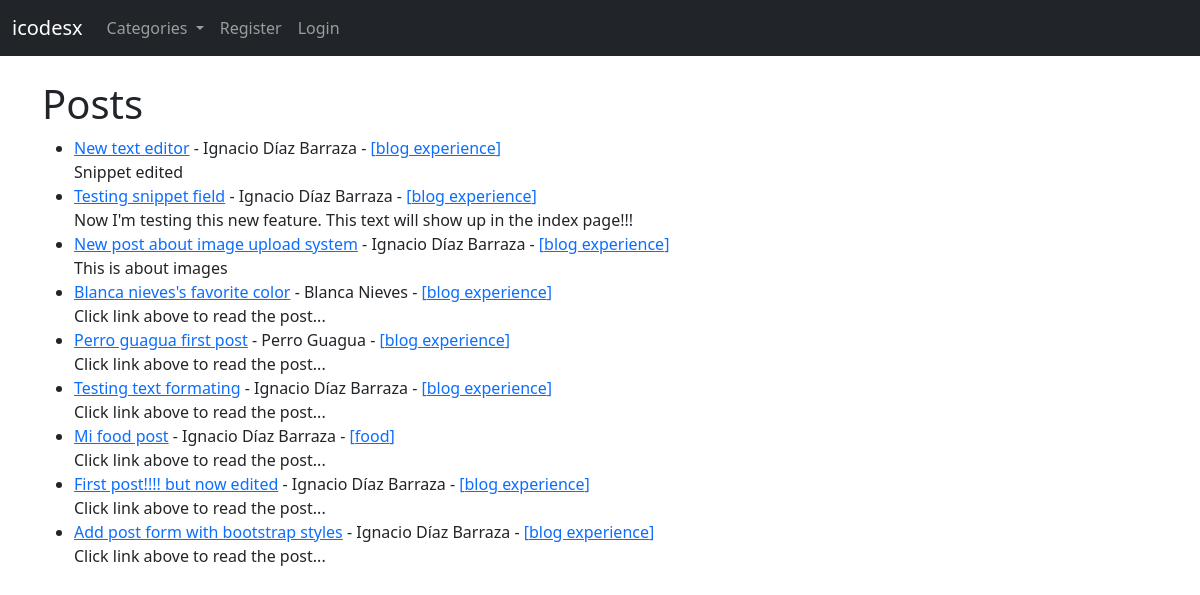
The page / on the database its author committed.
### blogapp/models.py (models this page shows, shortened)
class Post(models.Model):
    title = models.CharField(max_length=255)
    header_image = models.ImageField(
        null=True, blank=True, upload_to='images/')
    title_tag = models.CharField(max_length=255)
    author = models.ForeignKey(User, on_delete=models.CASCADE)
    body = RichTextField(blank=True, null=True)
    post_date = models.DateField(auto_now_add=True)
    category = models.CharField(max_length=255, default='Blog experience')
    snippet = models.CharField(max_length=255)
    likes = models.ManyToManyField(User, related_name='blog_posts')

### blogapp/views.py (the view)
# urls.py: path('', IndexView.as_view(), name='index'),
class IndexView(ListView):
    model = Post
    template_name = 'index.html'
    ordering = ['-post_date']
    def get_context_data(self, *args, **kwargs):
        cat_menu = Category.objects.all()
        context = super(IndexView, self).get_context_data(*args, **kwargs)
        context['cat_menu'] = cat_menu
        return context

### blogapp/models.py (called while the page is built)
    def __str__(self):
        return self.name

### blogapp/templates/index.html (shortened to what this page needs)
{% extends 'base.html' %}
{% block content %}
    <h1>Posts</h1>
    <ul>
    {% for post in object_list %}
        <li>
            <a href="{% url 'post' post.pk %}">{{ post.title }}</a> -
            {{ post.author.first_name }} {{ post.author.last_name }} -
            <a href="{% url 'category' post.category|slugify %}">[{{ post.category }}]</a>
            <br>
            {{ post.snippet }}
        </li>
    {% endfor %}
    </ul>
{% endblock %}

### rows shown on the page
Post: title "New text editor", author.first_name "Ignacio", author.last_name "Díaz Barraza", category "blog experience", snippet "Snippet edited"
Post: title "Testing snippet field", author.first_name "Ignacio", author.last_name "Díaz Barraza", category "blog experience", snippet "Now I'm testing this new feature. This text will show up in the index page!!!"
Post: title "New post about image upload system", author.first_name "Ignacio", author.last_name "Díaz Barraza", category "blog experience", snippet "This is about images"
Post: title "Blanca nieves's favorite color", author.first_name "Blanca", author.last_name "Nieves", category "blog experience", snippet "Click link above to read the post..."
Post: title "Perro guagua first post", author.first_name "Perro", author.last_name "Guagua", category "blog experience", snippet "Click link above to read the post..."
Post: title "Testing text formating", author.first_name "Ignacio", author.last_name "Díaz Barraza", category "blog experience", snippet "Click link above to read the post..."
Post: title "Mi food post", author.first_name "Ignacio", author.last_name "Díaz Barraza", category "food", snippet "Click link above to read the post..."
Post: title "First post!!!! but now edited", author.first_name "Ignacio", author.last_name "Díaz Barraza", category "blog experience", snippet "Click link above to read the post..."
Post: title "Add post form with bootstrap styles", author.first_name "Ignacio", author.last_name "Díaz Barraza", category "blog experience", snippet "Click link above to read the post..."
